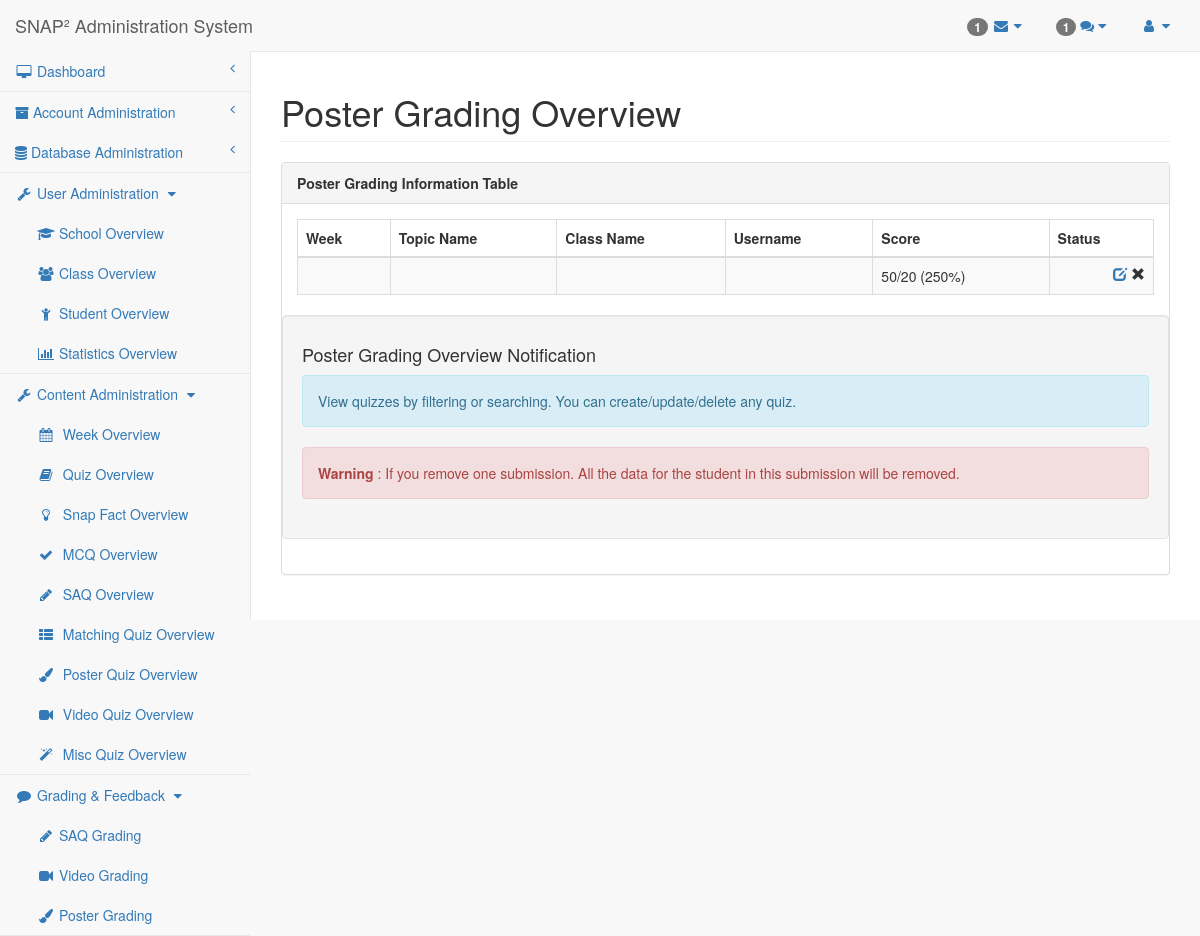
Page /researcher/poster-grading.php (signed in) on the earlier database version.
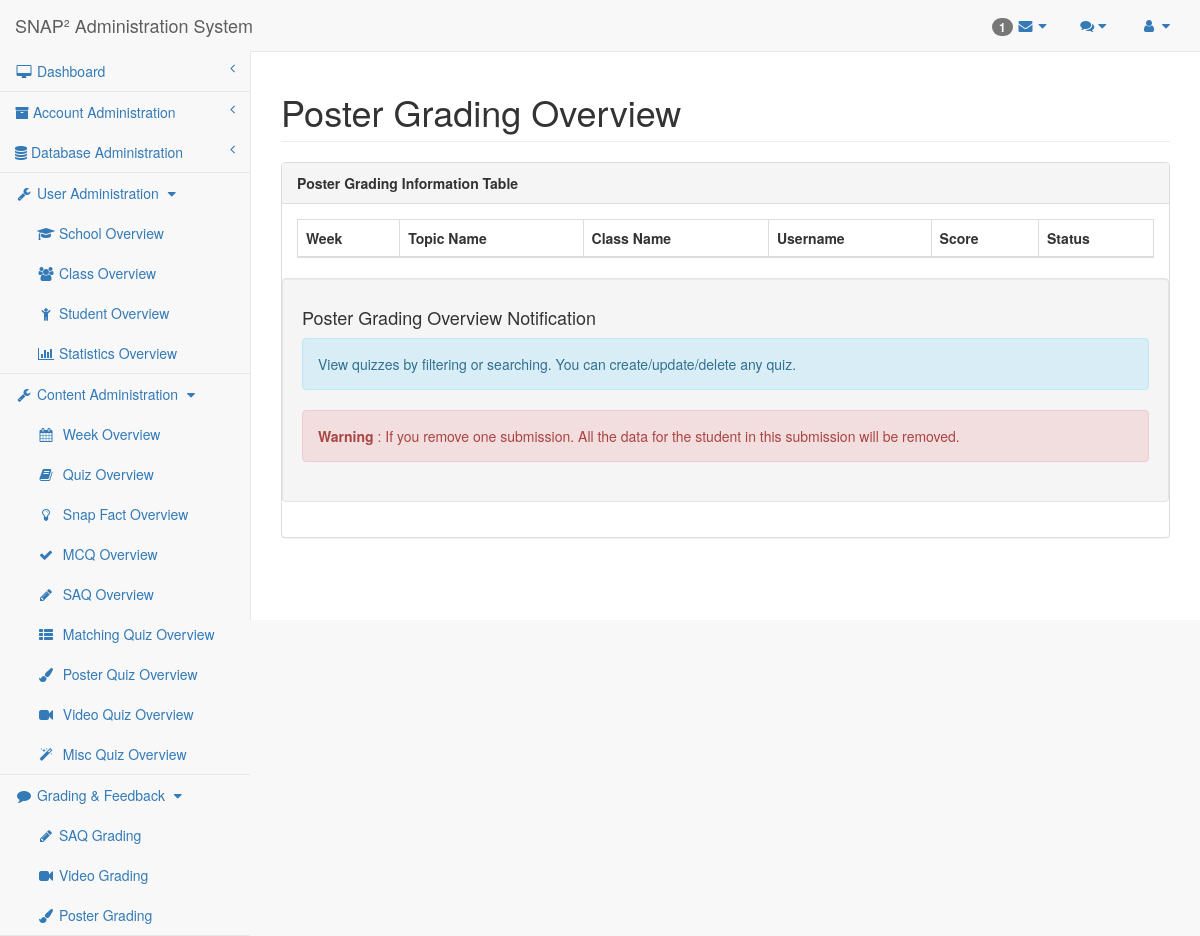
Same page on the later database version.
### tables this page shows
CREATE TABLE `poster_section` (
  `QuizID` mediumint(9) NOT NULL DEFAULT 0,
  `Title` text DEFAULT NULL,
  `Description` text DEFAULT NULL,
  `Points` mediumint(9) DEFAULT NULL,
  PRIMARY KEY (`QuizID`),
  CONSTRAINT `Poster_Section_QuizID_FK` FOREIGN KEY (`QuizID`) REFERENCES `quiz` (`QuizID`) ON DELETE CASCADE ON UPDATE CASCADE
);

CREATE TABLE `quiz_record` (
  `QuizID` mediumint(9) NOT NULL DEFAULT 0,
  `StudentID` mediumint(9) NOT NULL DEFAULT 0,
  `Status` enum('UNSUBMITTED','UNGRADED','GRADED') DEFAULT 'GRADED',
  `Viewed` tinyint(1) DEFAULT 0,
  `Grade` mediumint(9) DEFAULT 0,
  PRIMARY KEY (`QuizID`,`StudentID`),
  KEY `Quiz_Record_StudentID_FK` (`StudentID`),
  CONSTRAINT `Quiz_Record_QuizID_FK` FOREIGN KEY (`QuizID`) REFERENCES `quiz` (`QuizID`) ON DELETE CASCADE ON UPDATE CASCADE,
  CONSTRAINT `Quiz_Record_StudentID_FK` FOREIGN KEY (`StudentID`) REFERENCES `student` (`StudentID`) ON DELETE CASCADE ON UPDATE CASCADE
);

### mysql-lib.php (called while the page is built, shortened)
<?php
function getPosterSubmissions(PDO $conn)
{
    $tableSql = "SELECT * FROM poster_section NATURAL JOIN quiz NATURAL JOIN topic
NATURAL JOIN quiz_record NATURAL JOIN poster_record NATURAL JOIN Student NATURAL JOIN Class ORDER BY QuizID";
    $tableQuery = $conn->prepare($tableSql);
    $tableQuery->execute();
    $tableResult = $tableQuery->fetchAll(PDO::FETCH_OBJ);
    return $tableResult;
}
function getRecords(PDO $conn, $tableName, array $joinTables = null)
{
    $tableSql = "SELECT * FROM " . $tableName;
    if ($joinTables != null) {
        foreach ($joinTables as $joinTable) {
            $tableSql .= " NATURAL JOIN " . $joinTable;
        }
    }
    $tableQuery = $conn->prepare($tableSql);
    $tableQuery->execute();
    $tableResult = $tableQuery->fetchAll(PDO::FETCH_OBJ);
    return $tableResult;
}
function getAllMessages(PDO $conn) {
    $joinTables = array("Student");
    return getRecords($conn, "Messages", $joinTables);
}

### researcher/researcher-lib.php (called while the page is built, shortened)
<?php
require_once("../mysql-lib.php");
$pageName = basename($_SERVER['SCRIPT_FILENAME'], '.php');
$pageNameForView = getPageNameForView($pageName);
function getPageNameForView($pageName)
{
    $pageNameForView = str_replace('-', ' ', str_replace('editor', '', $pageName));
    $pageNameForView = str_replace('mcq', 'Multiple Choice Quiz', $pageNameForView);
    return ucwords($pageNameForView);
}
?>

### researcher/poster-grading.php (the view, shortened to what the changed rows need)
<?php
require_once("../mysql-lib.php");
require_once("researcher-lib.php");
$columnName = array('QuizID', 'Week', 'TopicName', 'ClassName', 'Username', 'Score', 'Status');
$conn = null;
try {
    $conn = db_connect();
} catch (Exception $e) {
    debug_err($e);
}
try {
    $quizResult = getPosterSubmissions($conn);
} catch (Exception $e) {
    debug_err($e);
}
?>
<!DOCTYPE html>
<html lang="en">
<?php require_once('header-lib.php'); ?>
<body>
<div id="wrapper">
    <?php require_once('navigation.php'); ?>
    <div id="page-wrapper">
        <div class="row">
            <div class="col-lg-12">
                <h1 class="page-header"><?php echo $pageNameForView; ?> Overview</h1>
            </div>
        </div>
        <div class="row">
            <div class="col-lg-12">
                <div class="panel panel-default">
                    <div class="panel-body">
                        <div class="dataTable_wrapper">
                            <table class="table table-striped table-bordered table-hover" id="datatables">
                                <?php require_once('table-head.php'); ?>
                                <tbody>
                                <?php for ($i = 0; $i < count($quizResult); $i++) { ?>
                                    <tr class="<?php if ($i % 2 == 0) {
                                        echo "odd";
                                    } else {
                                        echo "even";
                                    } ?>">
                                        <?php for ($j = 0; $j < count($columnName); $j++) { ?>
                                            <td <?php if ($j == 0) {
                                                echo 'style="display:none"';
                                            } ?>>
                                                <?php
                                                if ($j < count($columnName) - 2)
                                                    echo $quizResult[$i]->$columnName[$j];
                                                else if ($j == count($columnName) - 2) {
                                                    $stuQuizScore = $quizResult[$i]->Grade;
                                                    $quizPoints = $quizResult[$i]->Points;
                                                    echo $stuQuizScore . '/' . $quizPoints . '  (' . round(($stuQuizScore / $quizPoints * 100),2) . '%)';
                                                } else {
                                                    $tempQuizID = $quizResult[$i]->QuizID;
                                                    $tempStudentID = $quizResult[$i]->StudentID;
                                                    $url = "poster-grader.php?quizID=$tempQuizID&StudentID=$tempStudentID"
                                                    ?>
                                                    <span class="glyphicon glyphicon-remove pull-right"
                                                          aria-hidden="true"></span>
                                                    <span class="pull-right" aria-hidden="true">&nbsp;</span>
                                                    <a href="<?php echo $url?>">
                                                    <span class="glyphicon glyphicon-edit pull-right"
                                                          aria-hidden="true"></span>
                                                    </a>
                                                <?php } ?>
                                            </td>
                                        <?php } ?>
                                    </tr>
                                <?php } ?>
                                </tbody>
                            </table>
                        </div>
                    </div>
                </div>
            </div>
        </div>
    </div>
</div>
<?php require_once('sb-admin-lib.php'); ?>
</body>
</html>

### researcher/navigation.php (shortened to what the changed rows need)
<?php
require_once("../mysql-lib.php");
require_once("researcher-lib.php");
try {
    $conn = db_connect();
    $messages = getAllMessages($conn);
    $unreadMessages = array();
    foreach ($messages as $key => $value) {
        if ($value->readOrNot == 0 && $value->isFromStudent == 1) {
            $unreadMessages[] = $value;
        }
    }
} catch (Exception $e) {
    debug_err($e);
}
?>
<?php require_once('header-lib.php'); ?>
<nav class="navbar navbar-default navbar-static-top" role="navigation" style="margin-bottom: 0"
     xmlns="http://www.w3.org/1999/html">
    <?php if (isset($_SESSION['researcherID']) && isset($_SESSION['researcherUsername'])): ?>
        <ul class="nav navbar-top-links navbar-right">
            <li class="dropdown">
                <a class="dropdown-toggle" data-toggle="dropdown" href="#">
                    <?php if (count($unreadMessages) > 0) { ?>
                        <span class="badge"> <?php echo count($unreadMessages) ?></span>
                    <?php } ?>
                    <i class="fa fa-comments"></i>
                    <i class="fa fa-caret-down"></i>
                </a>
            </li>
        </ul>
    <? endif; ?>
</nav>
<?php require_once('sb-admin-lib.php'); ?>

Differences in the rows shown:
removed poster_section: quiz_record.Grade "50", Points "20", $stuQuizScore/$quizPoints*100 "250"
Other differences:
count($unreadMessages): "1" → (not shown)
